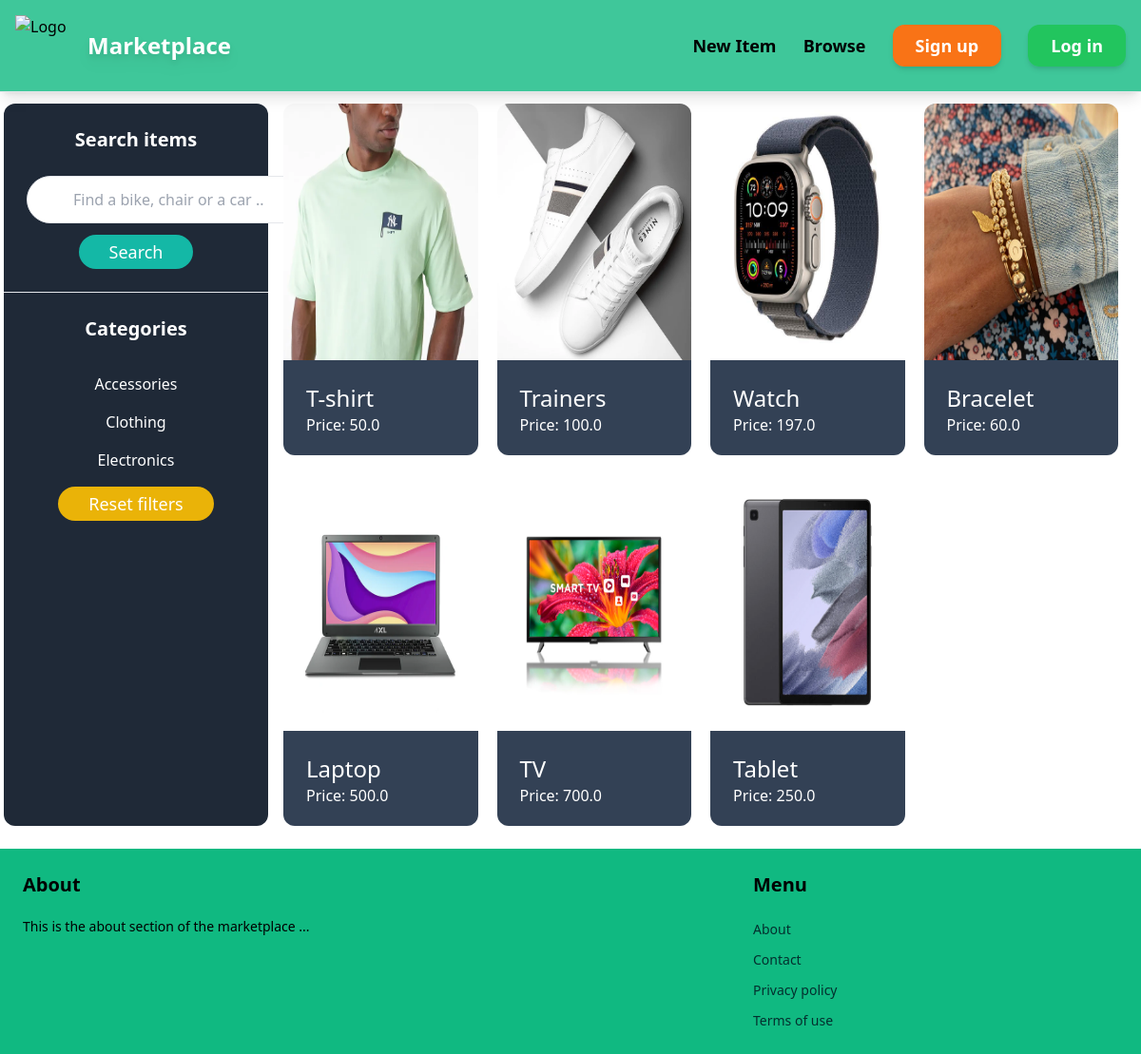
The app's page /items/ with its own data.
### item/models.py (models this page shows, shortened)
class Category(models.Model):
    name = models.CharField(max_length=255)
    class Meta:
        ordering = ('name',)
        verbose_name_plural = 'Categories'

class Item(models.Model):
    category = models.ForeignKey(Category, related_name='items', on_delete=models.CASCADE)
    name = models.CharField(max_length=255)
    description = models.TextField(blank=True, null=True)
    price = models.FloatField()
    image = models.ImageField(upload_to='items_images', blank=True, null=True)
    is_sold = models.BooleanField(default=False)
    created_by = models.ForeignKey(User, related_name='items', on_delete=models.CASCADE)
    created_at = models.DateTimeField(auto_now_add=True)

### item/views.py (the view)
# urls.py: path('', views.items, name='items'),
def items(request):
    query = request.GET.get('query', '')
    category_id = request.GET.get('category', 0)
    categories = Category.objects.all()
    items = Item.objects.filter(is_sold=False)
    if category_id:
        items = items.filter(category_id=category_id)
    if query:
        items = items.filter(Q(name__icontains=query) | Q(description__icontains=query))
    return render(request, 'item/items.html', {
        'items' : items,
        'query' : query,
        'categories' : categories,
        'category_id' : int(category_id)
    })

### item/templates/item/items.html (shortened to what this page needs)
{% extends "core/base.html" %}
{% block content %}
<div class="mt-3 mr-6 pb-6 grid grid-cols-4 gap-4">
    <div class="col-span-1 bg-gray-800 text-white rounded-xl ml-1 text-center"><div class="p-6"><div class="text-xl font-semibold">Search items</div></div>
        <form method="get" action="{% url 'item:items' %}">
            <input name="query" class="mx-6 py-3 px-12 text-black border rounded-full" type="text" value="{{ query }}" placeholder="Find a bike, chair or a car ..">
                <button class="mx-6 mt-3 py-1 px-8 text-lg bg-teal-500 text-white rounded-full">Search</button>
        </form>
        <hr class="my-6">
        <p class="font-bold text-xl mb-6">Categories</p>
        <ul>
            {% for category in categories %}
                <li class="py-2 px-2 rounded-xl {% if category.id == category_id %} bg-gray-700 mx-4 {% endif %}">
                    <a href="{% url 'item:items' %}?query={{ query }}&category={{ category.id }}">{{ category.name }}</a>
                </li>
            {% endfor %}
        </ul>
        <ul>
            <li><a href="{% url 'item:items' %}" class="mt-2 py-1 px-8 inline-block bg-yellow-500 text-lg rounded-full text-white">Reset filters</a></li>
        </ul>
    </div>
    <div class="col-span-3">
        <div class="grid grid-cols-4 gap-5">
            {% for item in items %}
                    <a href="{% url 'item:detail' item.id %}">
                        <div>
                            <img src="{{ item.image.url }}" class="rounded-t-xl h-[270px]">
                        </div>
                        <div class="p-6 gap-4 bg-slate-700 rounded-b-xl  h-[100px]">
                            <h2 class="text-2xl text-white">{{ item.name }}</h2>
                            <p class="text-gray-500 text-white">Price: {{ item.price }}</p>
                        </div>
                    </a>
            {% endfor %}
        </div>
    </div>
</div>
{% endblock %}

### records on screen
Category: name "Accessories"
Category: name "Clothing"
Category: name "Electronics"
Item: image (picture), name "T-shirt", price "50.0"
Item: image (picture), name "Trainers", price "100.0"
Item: image (picture), name "Watch", price "197.0"
Item: image (picture), name "Bracelet", price "60.0"
Item: image (picture), name "Laptop", price "500.0"
Item: image (picture), name "TV", price "700.0"
Item: image (picture), name "Tablet", price "250.0"
